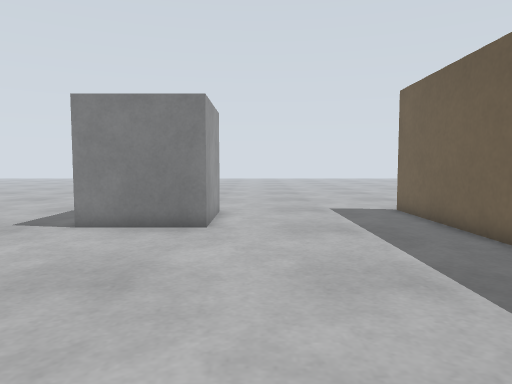
View 1 (above)

16 first-person views from a walk through a Gazebo world. The camera is 0.37 m above the floor, tilts 4° down and sees 70° across. The floor is counted in squares, 0.2 m on a side. Each view is taken from the middle of a square. On the plan, view 1 faces up. The plan holds only what a view shows up to about 18 squares ahead; the rest is blank. The place goes on beyond the plan.

View 2
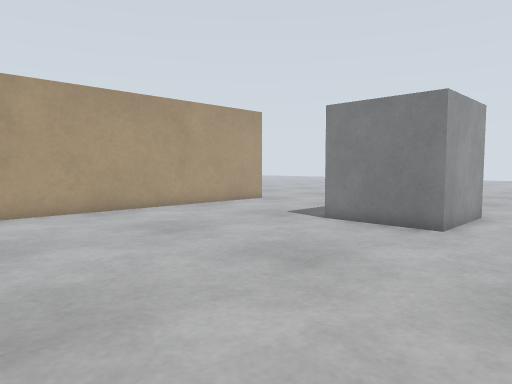

View 3
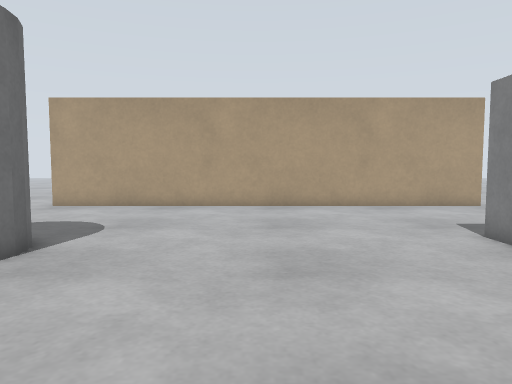

View 4
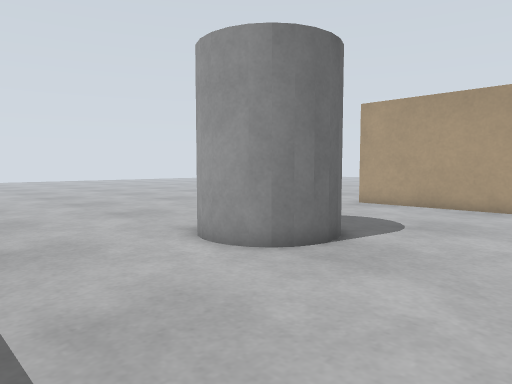

View 5
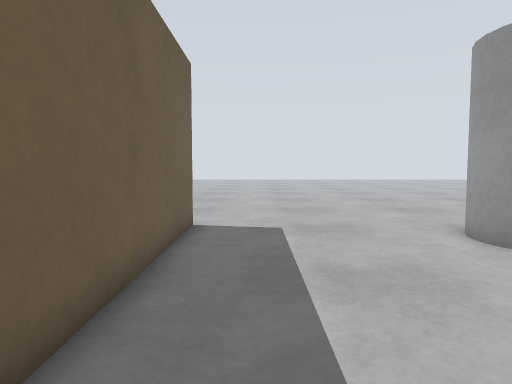

View 6
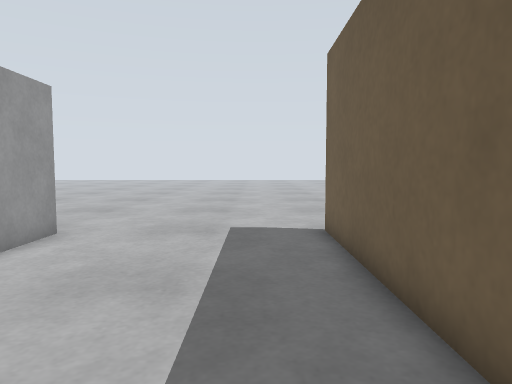

View 7
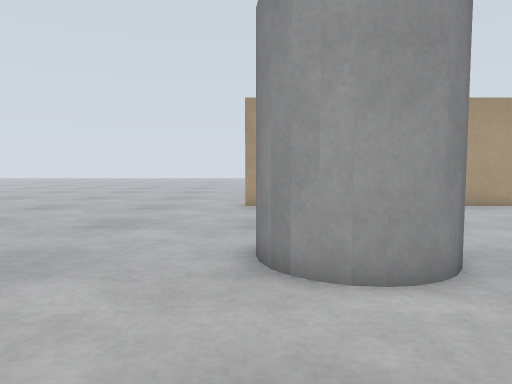

View 8
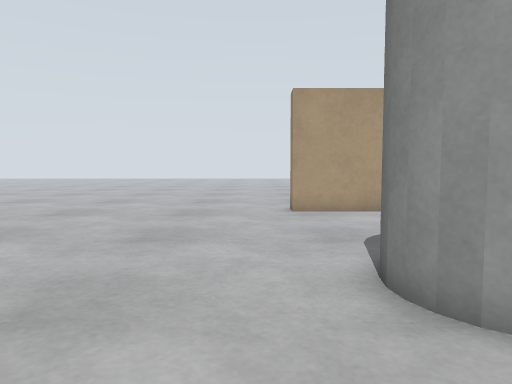

View 9
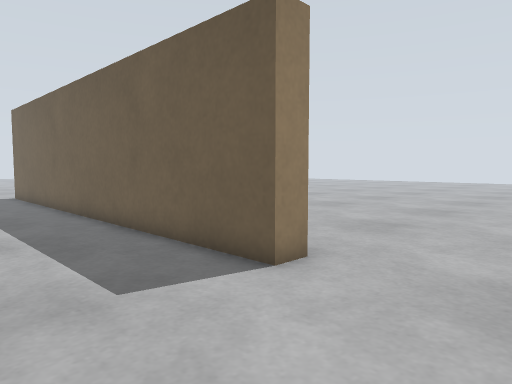

View 10
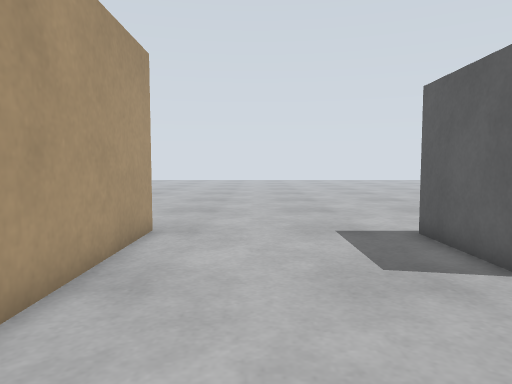

View 11
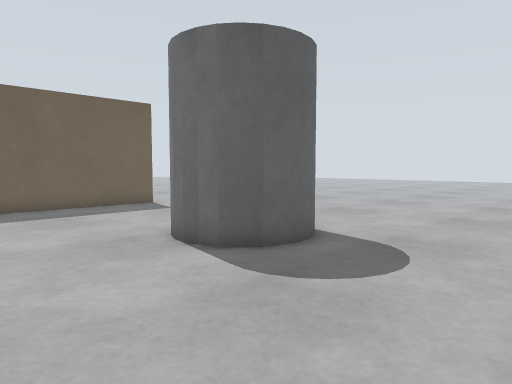

View 12
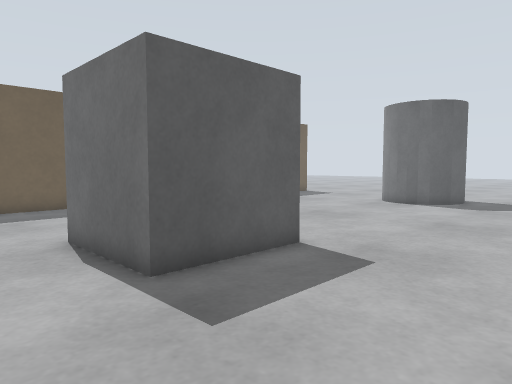

View 13
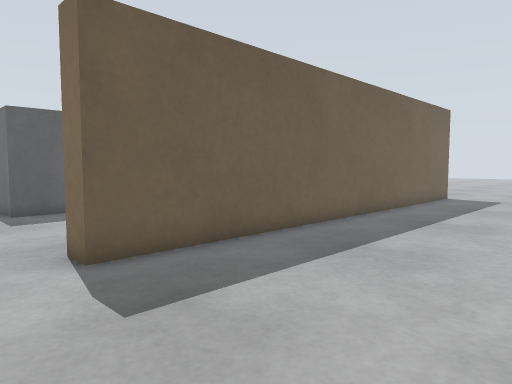

View 14
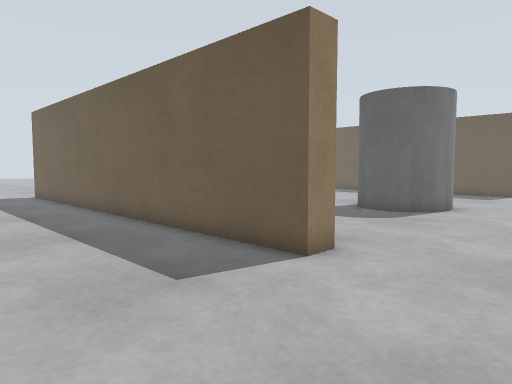

View 15
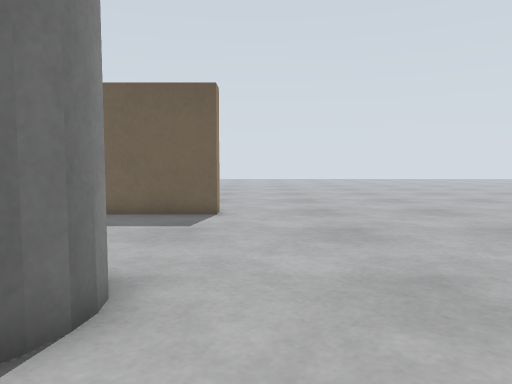

View 16
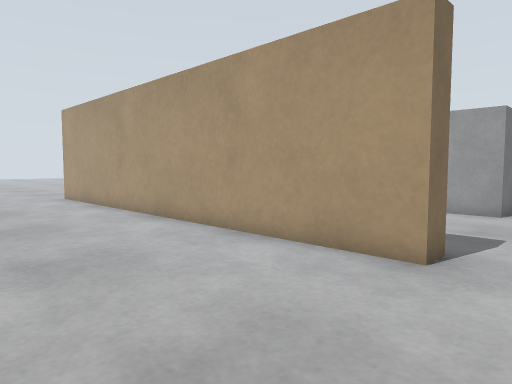

### Floor plan
Key: @ floor where view 1 was taken; # wall or solid block; . floor; B grey box; C grey cylinder.
Columns run from 21 left of view 1 to 15 right of it. Each row starts with its distance up from view 1.
 18 .      .....................       .
 17    ..............................
 16   ................................
 15  ......##.......BBBB.......##......
 14  ......##.......B  B.......##......
 13  ......##.......B  B.......##......
 12  ......##.......B  B.......##......
 11  ......##.......BBBB.......##......
 10  ......##..................##......
  9   .....##..................##.....
  8   .....##..................##.....
  7   .....##..................##.....
  6   .....##..................##.....
  5   .....##..................##.....
  4   .....##..................##.....
  3    ....##..................##....
  2    ....##..................##....
  1    ....##..................##....  ..
  0    ....##........CC..@.....##.... ...
 -1   .....##.......C  C.......##........
 -2   .....##.......C  C.......#  .......
 -3   .....##.......C  C.......#  .......
 -4   .....##........CC........##........
 -5   ...................................
 -6   ...................................
 -7    ..................................
 -8     ............................
 -9  .   ...........................

Where each view was taken, in squares from view 1:
view 1: 0 up, 0 right, facing up
view 2: 0 up, 2 right, facing up-left
view 3: 5 up, 4 right, facing left
view 4: 5 up, 4 right, facing down-left
view 5: 7 up, 4 right, facing down
view 6: 5 up, 4 right, facing up
view 7: 4 down, 4 right, facing left
view 8: 6 down, 2 right, facing left
view 9: 9 down, 1 right, facing up-right
view 10: 5 up, 10 left, facing up
view 11: 5 up, 11 left, facing down-right
view 12: 18 up, 11 left, facing down-right
view 13: 18 up, 21 left, facing down-right
view 14: 9 down, 20 left, facing up-right
view 15: 6 down, 8 left, facing right
view 16: 18 up, 14 right, facing down-left
